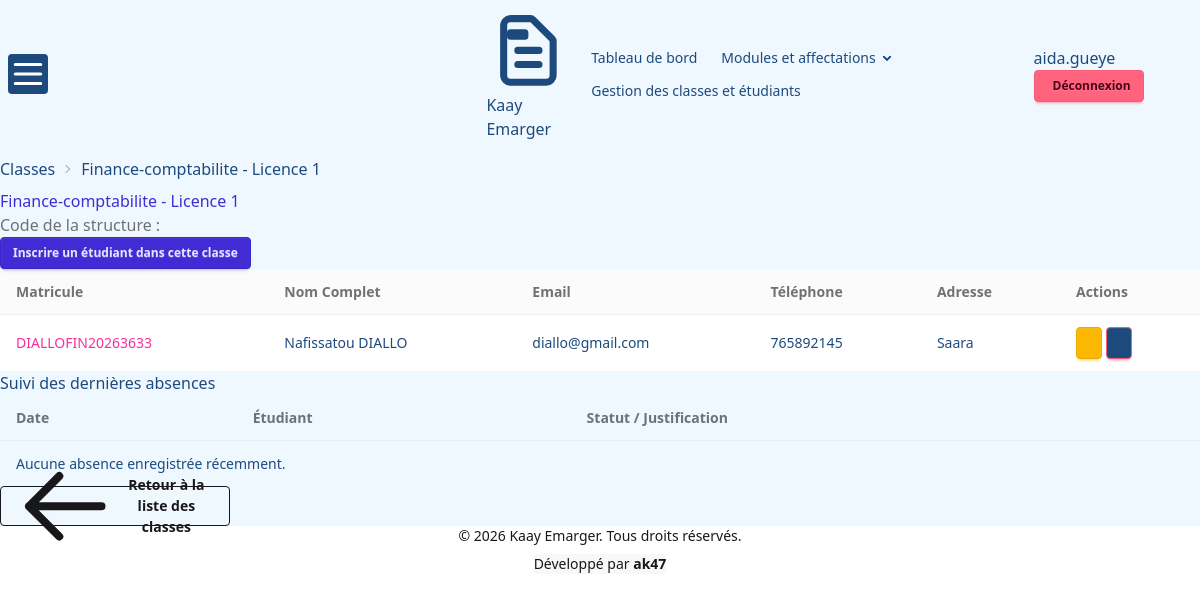
The app's page /responsables/classes/5/ (signed in), older data.
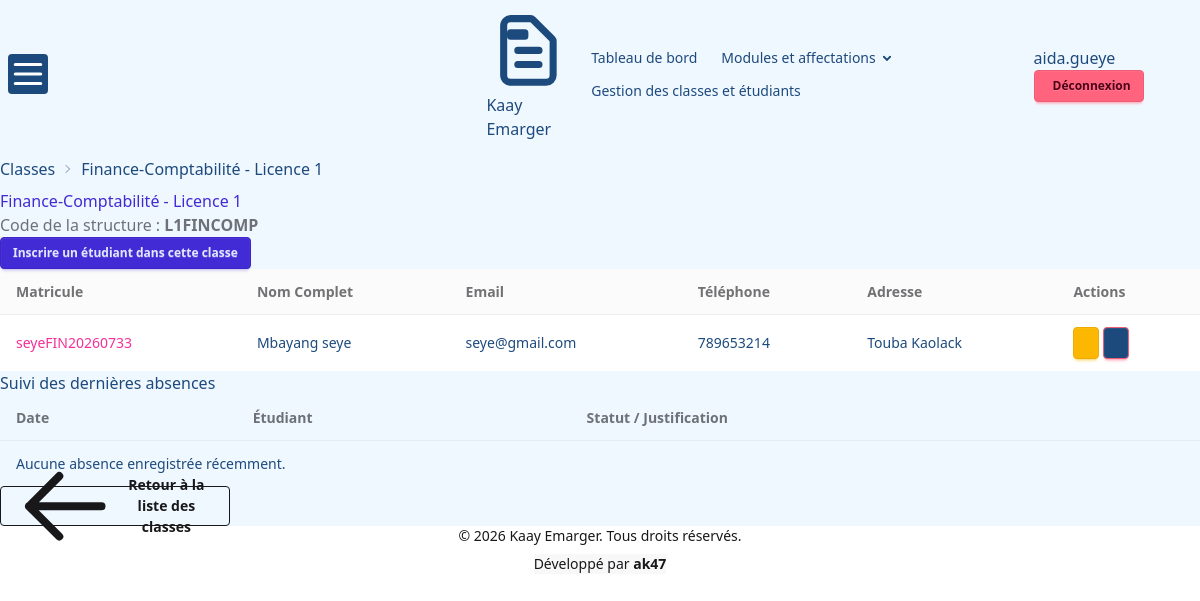
The same page, newer data.
### project/models.py (models this page shows, shortened)
class Classe(models.Model):
    code = models.CharField(max_length=10, blank=True)
    filiere = models.CharField(max_length=40)
    niveau = models.CharField(max_length=40)
    def __str__(self):
        return f"{self.filiere} {self.niveau}"

class Etudiant(models.Model):
    matricule = models.CharField(max_length=20, unique=True , blank=True)
    nom = models.CharField(max_length=20)
    prenom = models.CharField(max_length=20)
    adresse = models.CharField(max_length=20)
    telephone = models.CharField(max_length=9)
    email = models.EmailField()
    filiere = models.ForeignKey(Classe, on_delete=models.CASCADE , related_name="etudiants")

### project/views.py (the view)
# urls.py: path('responsables/classes/<int:pk>/' , views.details_classe , name='details_classe'),
def details_classe(request, pk):
    if request.user.role != 'responsable':
        return HttpResponseForbidden("Accès refusé")
    classe = get_object_or_404(Classe, pk=pk)
    if request.method == 'POST' and 'supprimer_etudiant_id' in request.POST:
        etudiant_id = request.POST.get('supprimer_etudiant_id')
        etudiant = get_object_or_404(Etudiant, id=etudiant_id)
        classe.etudiants.remove(etudiant)
        messages.success(request, f"L'étudiant(e) {etudiant} a été retiré(e) de la classe.")
        return redirect('details_classe', pk=classe.id)
    etudiants_classe = classe.etudiants.all().order_by('nom')
    absences_classe = Absence.objects.filter(
        etudiant__in=etudiants_classe
    ).select_related('etudiant').order_by('-date')[:15]
    return render(request, 'responsables/details_classe.html', {
        'classe': classe,
        'etudiants': etudiants_classe,
        'absences': absences_classe
    })

### project/templates/responsables/details_classe.html (shortened to what the changed rows need)
{% extends 'base.html' %}
{% block content %}
<div class="container mx-auto p-6">
    <div class="text-sm breadcrumbs mb-4">
        <ul>
            <li><a href="{% url 'liste_classes' %}">Classes</a></li>
            <li>{{ classe.filiere }} - {{ classe.niveau }}</li>
        </ul>
    </div>
    <div class="mb-6 flex justify-between items-center">
        <div>
            <h1 class="text-3xl font-bold text-primary">{{ classe.filiere }} - {{ classe.niveau }}</h1>
            <p class="text-sm text-base-content/60 mt-1">Code de la structure : <strong>{{ classe.code }}</strong></p>
        </div>
    </div>
    <div class="overflow-x-auto bg-base-100 rounded-lg border border-base-200 shadow-sm">
        <table class="table w-full">
            <thead>
                <tr class="bg-base-200/50">
                    <th>Matricule</th>
                    <th>Nom Complet</th>
                    <th>Email</th>
                    <th>Téléphone</th>
                    <th>Adresse</th>
                    <th class="text-center">Actions</th>
                </tr>
            </thead>
            <tbody>
                {% for e in etudiants %}
                <tr class="hover">
                    <td class="font-mono text-sm text-secondary">{{ e.matricule }}</td>
                    <td class="font-medium">{{ e.prenom }} {{ e.nom }}</td>
                    <td>{{ e.email }}</td>
                    <td>{{ e.telephone }}</td>
                    <td>{{ e.adresse }}</td>
                    <td class="text-right whitespace-nowrap">
                        <div class="flex flex-col md:flex-row gap-1 justify-end items-end md:items-center">
                        <a href="{% url 'modifier_etudiant' e.id %}" class="btn btn-warning btn-sm">
                        </a>
                        <button class="btn btn-error btn-sm" onclick="document.getElementById('modal_retrait_{{ e.id }}').showModal()">
                      </button>
                        </div>
                    </td>
                </tr>
                {% empty %}
                <tr><td colspan="5" class="text-center py-8 text-base-content/50">Aucun étudiant inscrit dans cette classe.</td></tr>
                {% endfor %}
            </tbody>
        </table>
    </div>
    <div class="overflow-x-auto w-full rounded-xl border border-slate-800 bg-[#fff] shadow-xl p-6 mt-8">
  <table class="table table-compact w-full text-slate-300">
    <thead class="bg-[#ff] text-slate-400">
      <tr>
        <th>Date</th>
        <th>Étudiant</th>
        <th class="text-center">Statut / Justification</th>
      </tr>
    </thead>
  </table>
</div>
</div>
{% endblock %}

Row changes from the older to the newer data that the page shows:
removed Etudiant: matricule "DIALLOFIN20263633", prenom "Nafissatou", nom "DIALLO", email "diallo@gmail.com", telephone "765892145", adresse "Saara"
changed Classe "Licence 1": filiere "Finance-comptabilite" → "Finance-Comptabilité"; code (not shown) → "L1FINCOMP"
added Etudiant: matricule "seyeFIN20260733", prenom "Mbayang", nom "seye", email "seye@gmail.com", telephone "789653214", adresse "Touba Kaolack"
